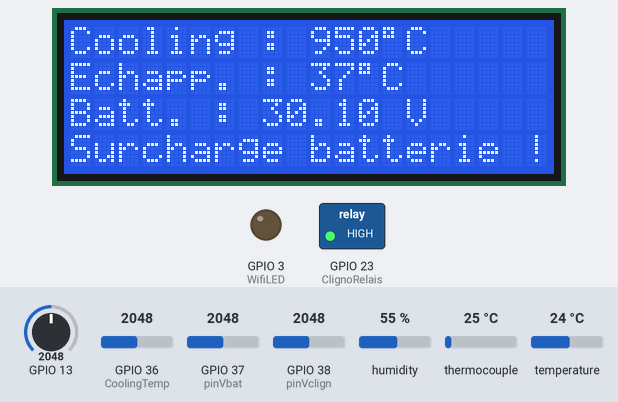
A sketch run on a simulated ESP32. Shown: 20×4 character LCD, switched loads named in the sketch (green lamp = pin HIGH), output pins drawn as LEDs (lit = HIGH). Dashed ring = blinking. The inputs (shaded band) are chosen by the test bench; at power-on: GPIO 37 (pinVbat) = 2048, humidity 55 %, thermocouple 25 °C, GPIO 13 = 2048, GPIO 36 (CoolingTemp) = 2048, GPIO 38 (pinVclign) = 2048, temperature 24 °C.

Above: at 2.6 s.
2.7 s: GPIO 37 (pinVbat) set to 1052
At 6.4 s:
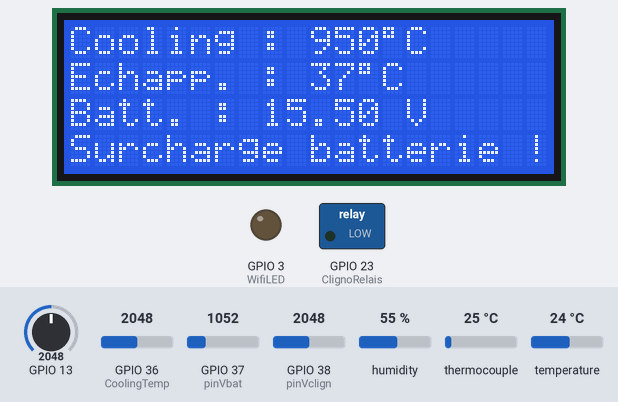
6.5 s: GPIO 37 (pinVbat) set to 979
At 8.9 s:
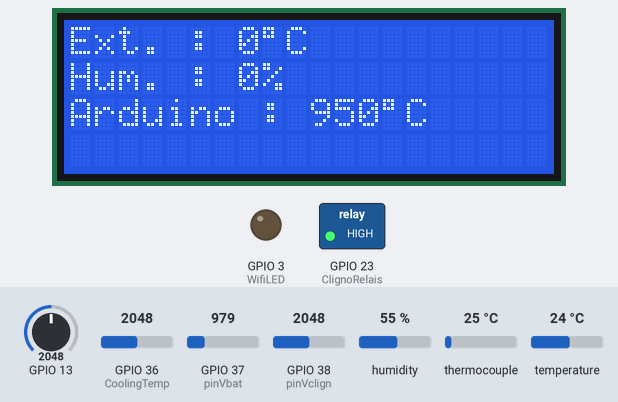
10.5 s: GPIO 37 (pinVbat) set to 884
At 14.9 s:
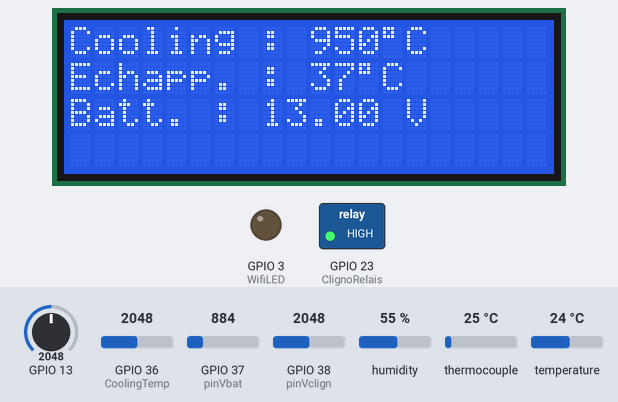
15.5 s: GPIO 37 (pinVbat) set to 748
At 18.9 s:
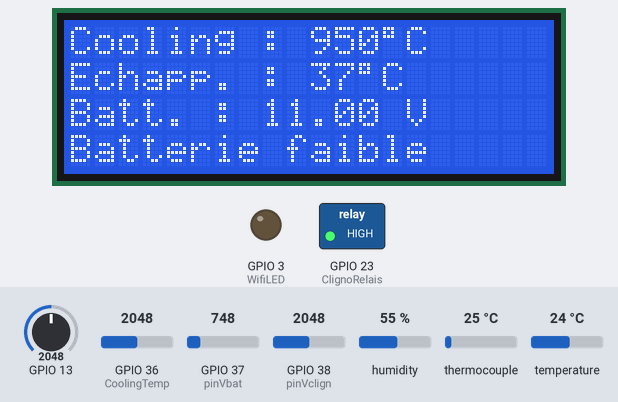
20.5 s: humidity set to 22 %
At 32.9 s:
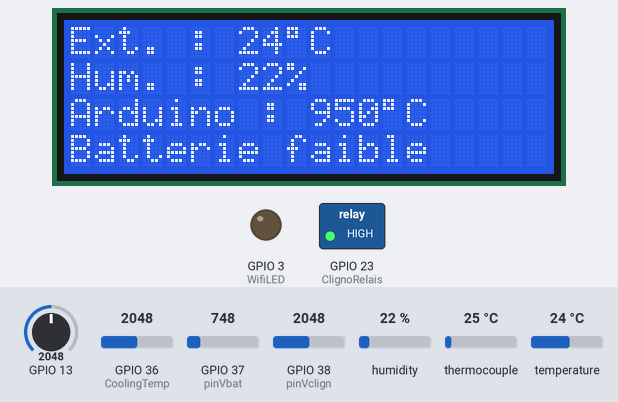
33.5 s: thermocouple set to 6 °C
At 34.4 s:
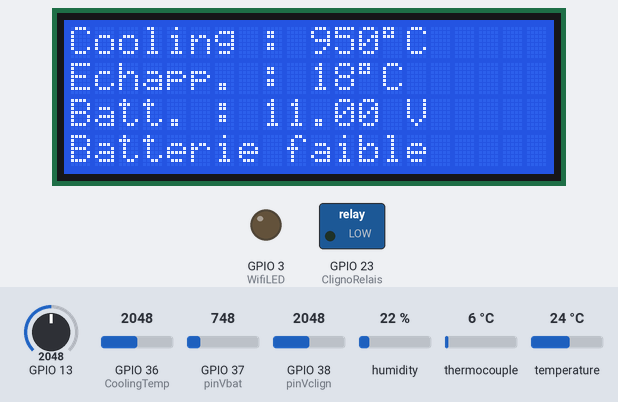
Timing chart, 0 to 36.5 s (numbered marks = the images above; inputs shaded):
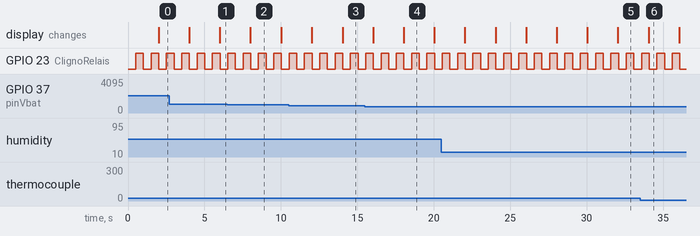

The sketch:

ArduiMoto.ino
```cpp
//#include <Servo.h>
#include <DHT.h>
#include <LiquidCrystal.h>
#include <SPI.h>
#include <WiFi.h>
#include <WiFiUdp.h>
#include <stdlib.h>
#include <max6675.h>

// Définie le capteur DHT
		// Attention, pin < 32 !
#define DHTTYPE DHT11
#define DHTPIN 2
DHT dht(DHTPIN, DHTTYPE); // DHT11 (Temperature et humidité)

//Servo ctrlralenti;

// Définie les pins
const int pinLCD_RS = 40;
const int pinLCD_Enable = 38;
const int pinLCD_D0 = 36;
const int pinLCD_D1 = 34;
const int pinLCD_D2 = 32;
const int pinLCD_D3 = 30;
const int pinLCD_D4 = 28;
const int pinLCD_D5 = 26;
const int pinLCD_D6 = 24;
const int pinLCD_D7 = 22;
const int CoolingTemp = A0;	// Capteur TMP36
const int pinVbat = A1;		// Pont diviseur de tension 15V -> 5V
const int pinVclign = A2;	// Pont diviseur de tension 15V -> 5V aux bornes des clignotants
const int ClignoRelais = 23;// (Le relais d'origine à cramé, valeur = 42 eur. utilisition d'un relais standars G5V2 et un pont diviseur de tension)
const int pinTC_D0 = 42;
const int pinTC_CLK = 44;	// Amplificateur pour thermocouple
const int pinTC_CS = 46;
const int TMP36_Arduino_vcc = A13;
const int TMP36_Arduino_data = A14;
const int TMP36_Arduino_gnd = A15;

MAX6675 thermocouple(pinTC_CLK, pinTC_CS, pinTC_D0);	// Déclaration du thermocouple


// Les LED d'état
const int WifiLED = 3;


char ssid[] = "*****";	//  SSID
char pass[] = "*****";	// Mot de passe (WPA)
int status = WL_IDLE_STATUS;	// the Wifi radio's status

//IPAddress ip(192, 168, 1, 200);  // WONTFIX : En manuel,
//IPAddress gw(192, 168, 1, 1);    // impossible de faire
//IPAddress ns(192, 168, 1, 3);    // du broadcast. Le DHCP c'est bien.
//IPAddress mask(255, 255, 255, 0);
IPAddress server(255, 255, 255, 255);

int portudp = 3865;	// Port UDP pour le transfer des données. (xPL = 3865)

WiFiUDP Udp;	// Initialise l'UDP

unsigned long timer = 0;	// Le timer (compteur de temps depuis la mise en marche,
							// unsigned long permet plus d'un mois de fonctionnement.
unsigned long timerHBEAT = 0;			// Les différents timer de fonctions
unsigned long timerTMP36 = 0;
unsigned long timerDHT11 = 0;
unsigned long timerLCD = 0;
unsigned long timerWIFI = 0;
unsigned long timerCligno = 0;
unsigned long timerThermoC = 0;

int TMP36(int capteur) {					// Cette fonction permet le calcul de la
	int mesure = analogRead(capteur);		// température depuis un capteur TMP36,
	float tension = ((mesure * 5.0) / 1024);	// prenant comme argument le pin du capteur
	int temperature = round((tension - 0.5) * 100);
	return temperature;
}

int Vbat(int pin) {
	int tension = ((analogRead(pin)/1024.0)*15.0)*10;
	return tension;
}

void SendUdPMessage(char *buffer) {		// fonction d'envoie à travers le datagram
	Udp.beginPacket(server, portudp);
	Udp.write(buffer);
	Udp.endPacket();
}

void xPL_hbeat() {
	String msg;
	char udp_msg[64];
	msg = "hbeat.basic\n{\ninterval=10\nversion=0.1\n}";
	msg.toCharArray(udp_msg, 64);
	SendUdPMessage(udp_msg);
}

void xPL_Timer() { // timer.basic
	String msg;
	char udp_msg[256];
	msg = "timer.basic\n{\ndevice=Arduino_Kawasaki\ntype=generic\ncurrent=started\nelapsed=";
	msg += millis()/1000;
	msg += "\n}";
	msg.toCharArray(udp_msg, 256);
	SendUdPMessage(udp_msg);
}

void xPL_Cooling(int cooling) {	// Envoie la température du circuit de refroidissement
	String msg;
	char udp_msg[256];
	msg = "sensor.basic\n{\ndevice=cooling\ntype=temp\nunits=c\ncurrent=";
	msg += cooling;
	msg += "\n}";
	msg.toCharArray(udp_msg, 256);
	SendUdPMessage(udp_msg);
}

void xPL_Humidity(int humidity) {	// Envoie le pourcentage d'humidité
	String msg;
	char udp_msg[256];
	msg = "sensor.basic\n{\ndevice=humidity\ntype=humidity\ncurrent=";
	msg += humidity;
	msg += "\n}";
	msg.toCharArray(udp_msg, 256);
	SendUdPMessage(udp_msg);
}

void xPL_dhtTemp(int temp) {
	String msg;
	char udp_msg[256];
	msg = "sensor.basic\n{\ndevice=outside\ntype=temp\nunits=c\ncurrent=";
	msg += temp;
	msg += "\n}";
	msg.toCharArray(udp_msg, 256);
	SendUdPMessage(udp_msg);
}

// Fonction de l'écran LCD
LiquidCrystal lcd(pinLCD_RS, pinLCD_Enable, pinLCD_D0, pinLCD_D1, pinLCD_D2, pinLCD_D3, pinLCD_D4, pinLCD_D5, pinLCD_D6, pinLCD_D7);

// Initialise certaine variable
//int Cooling_last = -128;		// Place le dernier enregistrement à -128 car il n'y en a jamais eu. (valeur arbitraire)
//int Humidity_last = -128;
//int temperature_dht_last = -128;
int Cooling_now;
int humidity_now;
int temperature_dht_now;
int temperature_tc_now;
int temperature_tc_last;
int Arduino_tmp_now;
float Vbatterie_now;

//volatile float rpm_time = 0;				//  TODO + FIXME : capteur pour RPM (effet Hall bougie ?)
//volatile float rpm_time_last = 0;
//int rpm;
//volatile int rpm_array[5] = {0,0,0,0,0};
//
//void rpm_calc() {
//	rpm_time = (micros() - rpm_time_last);
//	rpm_time_last = micros();
//}

int affcount1 = 0; // Compteur pour l'alternance de l'affichage
int ClignoState = 0; // Etat du clignotant
int Vclign = 0; // Tension aux diviseur de tension pour le relais du clignotant


void setup()
{
	Serial.begin(9600);	// Serial pour le debogage, c'est pratique
//	Mode des PIN des capteurs
	pinMode(CoolingTemp, INPUT);
	pinMode(pinVbat, INPUT);
	pinMode(WifiLED, OUTPUT);
	pinMode(pinVclign, INPUT);
	pinMode(ClignoRelais, OUTPUT);
	pinMode(TMP36_Arduino_vcc, OUTPUT);
	pinMode(TMP36_Arduino_gnd, OUTPUT);
	pinMode(TMP36_Arduino_vcc, INPUT);
	digitalWrite(ClignoRelais, LOW);
	digitalWrite(TMP36_Arduino_vcc, HIGH);
	digitalWrite(TMP36_Arduino_gnd, LOW);
//	Wifi.status();
//	if (WiFi.status() == WL_NO_SHIELD) {
//		Serial.println("WiFi shield not present");
//		while(true);
//	}
//	WiFi.config(ip, ns, gw);
//	if ( status != WL_CONNECTED) { // Essaie de se connecter une première fois au démarrage
//		status = WiFi.begin(ssid, pass);
//		delay(5000);
//	}
//	if ( status == WL_CONNECTED) {
//		Udp.begin(portudp);
//		xPL_hbeat(); // Envoie le premier heartbeat xPL
//	}

	lcd.begin(20, 4); // Initialise un écran LCD 16 lignes / 2 colonnes

//	attachInterrupt(5, rpm_calc, RISING);	// Interrupt pour calcul des RPM

//	ctrlralenti.attach(2); // TODO : Servomoteur de contrôle du ralenti (variable selon la temperature, fait office de "starter")
}

void loop() {
	if (millis() - timerCligno > 500 ) { // D'origine, le clignotant est donné pour 85 cycles par minute (60/85 = 0.706), mais je prefere 1/2 seconde
		timerCligno = millis();
		if (ClignoState == 0) {
			Vclign = analogRead(pinVclign);
		}
		if (Vclign > 300 ) {
			if (ClignoState == 0) {
				digitalWrite(ClignoRelais, HIGH);
				ClignoState = 1;
			}
			else {
				digitalWrite(ClignoRelais, LOW);
				ClignoState = 0;
			}
		}
	}
	if (millis() - timerTMP36 > 2000) { // Mesure toutes les 2 secondes la temperature et la tension de la batterie
		timerTMP36 = millis();
		Cooling_now = TMP36(CoolingTemp);
		Arduino_tmp_now = TMP36(TMP36_Arduino_data);
		Vbatterie_now = ((Vbat(pinVbat)/10.0) + 0.1);	// +0.1 car offset de mesure constaté
	}
	if (millis() - timerDHT11 > 10000) { // Interroge le DHT11 toutes les 10 secondes
		timerDHT11 = millis();
		humidity_now = dht.readHumidity();
		temperature_dht_now = dht.readTemperature();

	}
	if (millis() - timerThermoC > 2000) {
		temperature_tc_now = round(thermocouple.readCelsius());
		if (temperature_tc_now == 0) {
			temperature_tc_now = temperature_tc_last;
		}
		temperature_tc_last = temperature_tc_now;
	}
//	int packetSize = Udp.parsePacket();  // TODO : action xPL
//	if(packetSize) {
//		PacketAction(); // Exécute l'action si demandée
//	}
	if ( status == WL_CONNECTED) {		// Uniquement si connecté
		if (millis() - timerHBEAT > 10000) {			// Envoie le HBEAT toutes les 10 secondes
			timerHBEAT = millis();
			xPL_hbeat();

//		}
//		if (Cooling_last != Cooling_now) {		// Envoie le TRIG uniquement si modification
			xPL_Cooling(Cooling_now);			// comme le prévoie le protocole xPL
//			Cooling_last = Cooling_now;			// FIXME : Le test ne fonctionne pas ?
//		}										// WORKAROUND : envoie en même temps que le heartbeat
//		if (Humidity_last != humidity_now) {
			xPL_Humidity(humidity_now);
//			Humidity_last = humidity_now;
//		}
//		if (temperature_dht_now != temperature_dht_last) {
			xPL_dhtTemp(temperature_dht_now);
//			temperature_dht_last = temperature_dht_now;
		}
	}
	if (millis() - timerLCD > 2000) {	// Alterne l'affichage toutes les 2 secondes
		timerLCD = millis();
		lcd.clear();
		if (Vbatterie_now < 12.0) {			// Les valeurs de 12V, 11.5V et 15V sont dans la revue technique de la moto
			lcd.setCursor(0, 3);
			lcd.print("Batterie faible");
		} else if (Vbatterie_now < 11.5) {
			lcd.setCursor(0, 3);
			lcd.print("Batterie critique !");
		} else if (Vbatterie_now > 15) {
			lcd.setCursor(0, 3);
			lcd.print("Surcharge batterie !");
		}
		if (affcount1 == 0) {
			lcd.setCursor(0, 0);
			lcd.print("Cooling : ");
			lcd.print(Cooling_now);
			lcd.print((char)223);
			lcd.print("C");
			lcd.setCursor(0, 1);
			lcd.print("Echapp. : ");
			lcd.print(temperature_tc_now + 12); // Offset thermocouple
			lcd.print((char)223);
			lcd.print("C");
			lcd.setCursor(0, 2);
			lcd.print("Batt. : ");
			lcd.print(Vbatterie_now);
			lcd.print(" V");
			affcount1 = 1;
		} else {
			lcd.setCursor(0, 0);
			lcd.print("Ext. : ");
			lcd.print(temperature_dht_now);
			lcd.print((char)223);
			lcd.print("C");
			lcd.setCursor(0, 1);
			lcd.print("Hum. : ");
			lcd.print(humidity_now);
			lcd.print("%");
			lcd.setCursor(0, 2);
			lcd.print("Arduino : ");
			lcd.print(Arduino_tmp_now);
			lcd.print((char)223);
			lcd.print("C");
			affcount1 = 0;
		}
//		lcd.print("RPM : ");
//		if (rpm_time > 0) {
//			rpm_array[0] = rpm_array[1];
//			rpm_array[1] = rpm_array[2];
//			rpm_array[2] = rpm_array[3];
//			rpm_array[3] = rpm_array[4];
//			rpm_array[4] = 60*(1000000/rpm_time);
//			rpm = (rpm_array[0] + rpm_array[1] + rpm_array[2] + rpm_array[3] + rpm_array[4]) / 5;
//		}
//		rpm = 60*(1000000/rpm_time);
//		lcd.print(rpm_time);
	}
//	if (millis() - timerWIFI > 5000) {				// retente la connexion toutes les 5 secondes
//		timerWIFI = millis();
//		if ( status != WL_CONNECTED) {	// si non connecté
//			digitalWrite(WifiLED, LOW);
//			status = WiFi.begin(ssid, pass);
//		}
//	}
//	if (status == WL_CONNECTED) {
//		digitalWrite(WifiLED, HIGH);
//		Udp.begin(portudp);
//	}	// LED d'état WiFi
}
```

Measured:
- the behaviour switches between 1024 and 1023 on GPIO 37 (pinVbat) (found by bisection; images 1 and 2)
- the behaviour switches between 813 and 812 on GPIO 37 (pinVbat) (found by bisection; images 3 and 4)
- after the input at 2.7 s, the display: first differs from a run without the input after 3.3 s (image 1)
- after the input at 6.5 s, the display: changes after 1.5 s (image 2)
- after the input at 10.5 s, the display: first differs from a run without the input after 3.5 s (image 3)
- after the input at 15.5 s, the display: first differs from a run without the input after 2.5 s (image 4)
- after the input at 20.5 s, the display: first differs from a run without the input after 11.5 s (image 5)
- after the input at 33.5 s, the display: changes after 0.55 s (image 6)
